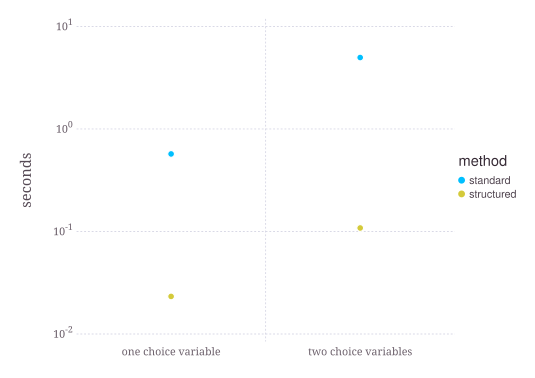

The Julia source for this figure:
# This script solves two capital adjustment models in two different ways. Adding
# no structure to the problem versus adding as much structure as possible.
# 	- no structure: state-action formulation
# 	- structure: add as much information as possible
# todo: benchmark compared to POMDPs.jl instead of my own package
# https://stackoverflow.com/questions/52885318/porting-an-example-from-quantecon-jl-to-pomdps-jl

using DiscreteDynamicProgramming
using DataFrames, Gadfly
using InteractiveUtils, BenchmarkTools

# include("../test/models/CapitalAdjustModel.jl")
# include("../test/models/CapitalAdjustModel2.jl")
# createmodel(model::Symbol; kwargs...) = eval(model)(; kwargs...)

par_1 = Dict(:nK => 150, :nz => 5, :γ => 2., :β=>0.9)
p_1_sa = createmodel(:CapitalAdjustModel; par_1..., intdim=:All)
p_1_str = createmodel(:CapitalAdjustModel; par_1..., intdim=:Separable_ExogStates)

# precompile
solve(p_1_sa; concavity = false, monotonicity = false, rewardcall=:pre)
solve(p_1_str, concavity = true, monotonicity = true,
	rewardcall=:pre_partial)

# measure
t_1_sa = @timed solve(p_1_sa)
t_1_str = @timed solve(p_1_str, concavity = true, monotonicity = true,
	rewardcall=:pre_partial)

par_2 = Dict(:nK => 15, :nN=>15, :nz=>3, :β=>0.9)
p_2_sa = createmodel(:CapitalAdjustModel2; par_2..., intdim=:All)
p_2_str = createmodel(:CapitalAdjustModel2; par_2..., intdim=:Separable_ExogStates)

solve(p_2_sa, concavity = false, monotonicity = false, rewardcall=:pre)
solve(p_2_str, concavity = true, monotonicity = true, rewardcall=:pre_partial)

t_2_sa = @timed solve(p_2_sa,
	concavity = false, monotonicity = false, rewardcall=:pre)
t_2_str = @timed solve(p_2_str,
	concavity = true, monotonicity = true, rewardcall=:pre_partial)

test1 = "one choice variable"
test2 = "two choice variables"
method1 = "standard"
method2 = "structured"
df = DataFrame(test = test1, method = method1, time = t_1_sa[2])
	push!(df, [test1, method2, t_1_str[2]])
	push!(df, [test2, method1, t_2_sa[2]])
	push!(df, [test2, method2, t_2_str[2]])


plt = Gadfly.plot(df,
    x = :test,
    y = :time,
	color = :method,
    Scale.y_log10,
    Guide.ylabel("seconds (orders of magnitude)"),
    Guide.xlabel(nothing),
    # Coord.Cartesian(xmin=1,xmax=13.3,ymin=-0.5,ymax=4.2),
    Theme(
        guide_title_position = :left,
        colorkey_swatch_shape = :circle,
        minor_label_font = "Georgia",
        major_label_font = "Georgia"),
	)

draw(SVGJS("compare.svg"), plt)
